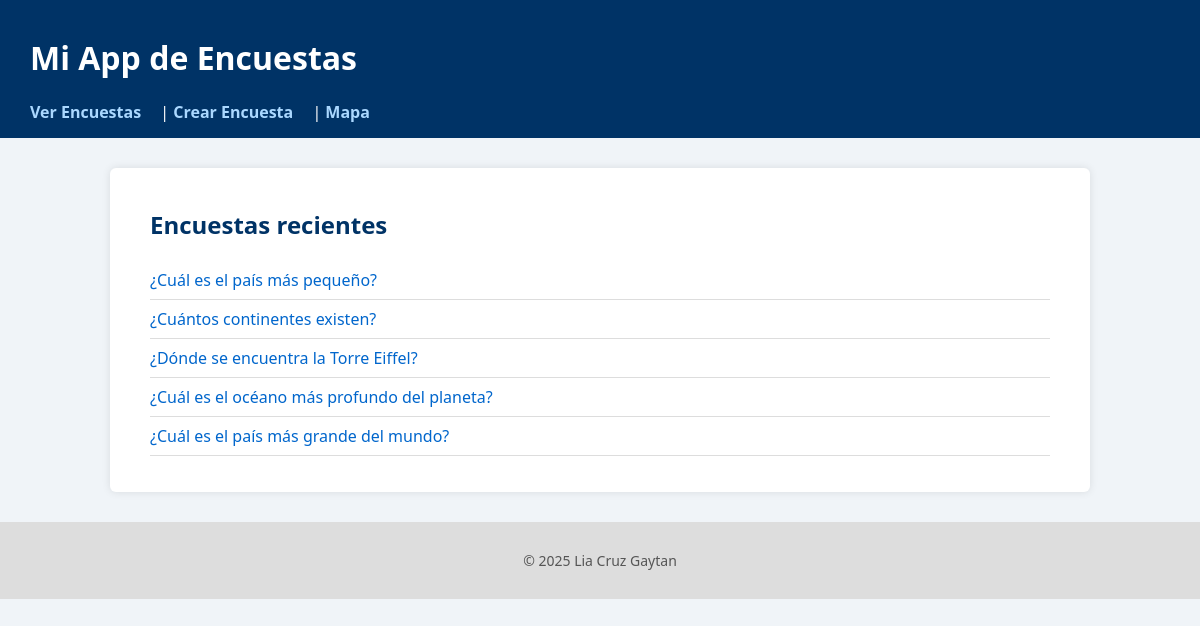
Page /polls/polls/ on the committed database.
### polls/models.py (models this page shows, shortened)
class Question(models.Model):
    question_text = models.CharField(max_length=200)
    pub_date = models.DateTimeField("date published")

### polls/views.py (the view)
# urls.py: path("polls/", views.index, name="index"),                 # Lista de preguntas
def index(request):
    latest_question_list = Question.objects.order_by('-pub_date')[:5]
    template = loader.get_template('polls/index.html')
    context = {'latest_question_list': latest_question_list}
    return HttpResponse(template.render(context, request))

### polls/templates/polls/index.html (shortened to what this page needs)
{% extends 'polls/base.html' %}
{% block content %}
<h2>Encuestas recientes</h2>
<ul class="lista-encuestas">
  {% for question in latest_question_list %}
    <li><a href="{% url 'polls:detail' question.id %}">{{ question.question_text }}</a></li>
  {% empty %}
    <li>No hay encuestas.</li>
  {% endfor %}
</ul>
{% endblock %}

### polls/static/polls/style.css (style rules this page uses)
body { font-family: 'Segoe UI', Tahoma, Geneva, Verdana, sans-serif; background-color: #f0f4f8; color: #333; margin: 0; padding: 0; }
h1, h2, h3 { color: #003366; }
ul { list-style: none; padding: 0; }
ul.lista-encuestas li { padding: 8px 0; border-bottom: 1px solid #ddd; }
ul.lista-encuestas li a { color: #0066cc; text-decoration: none; }

### rows in the picture
Question: question_text "¿Cuál es el país más pequeño?"
Question: question_text "¿Cuántos continentes existen?"
Question: question_text "¿Dónde se encuentra la Torre Eiffel?"
Question: question_text "¿Cuál es el océano más profundo del planeta?"
Question: question_text "¿Cuál es el país más grande del mundo?"
